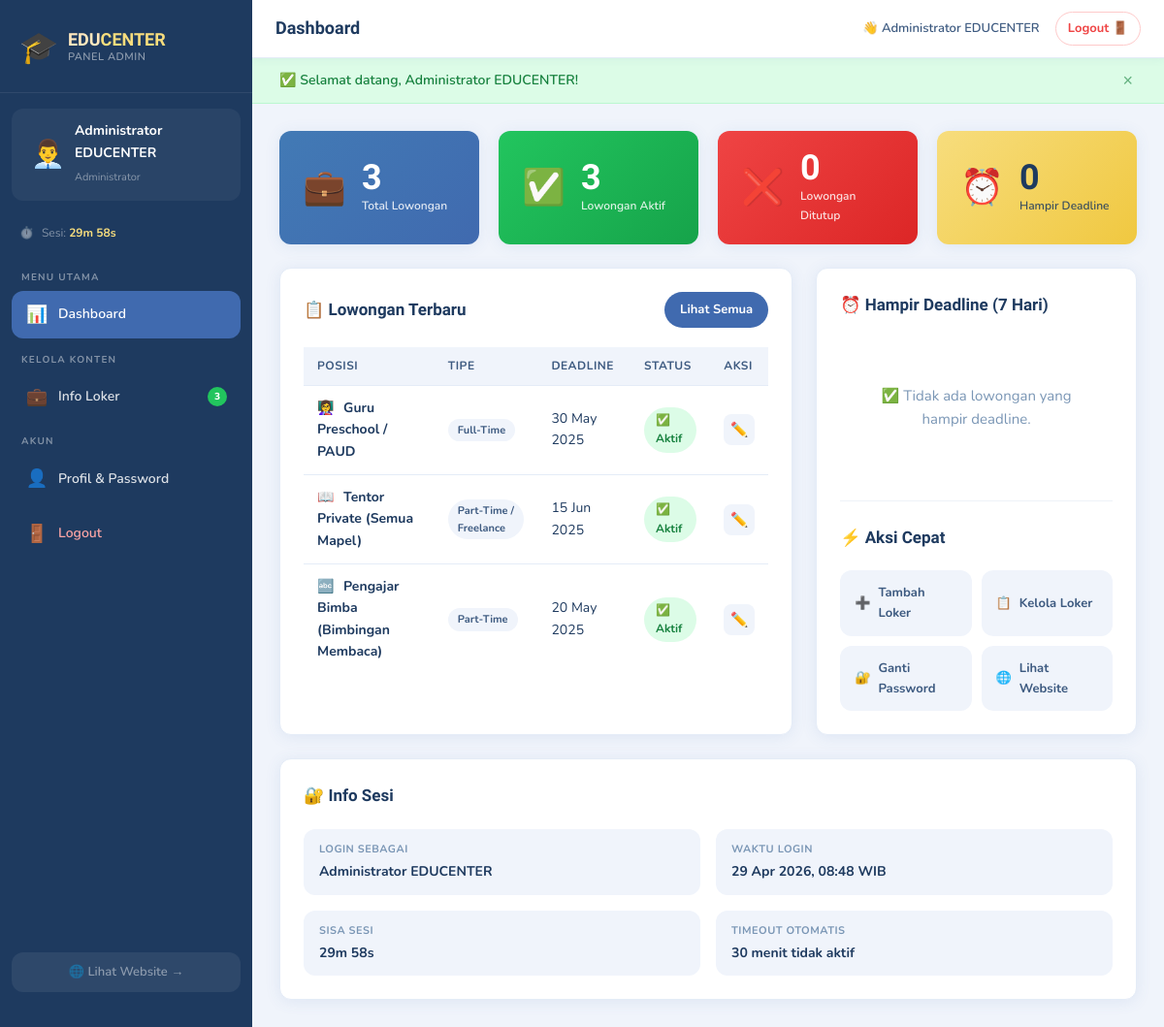
Page /admin/dashboard.php (signed in) on the committed database.
### tables this page shows
CREATE TABLE IF NOT EXISTS `loker` (
  `id`           INT UNSIGNED    NOT NULL AUTO_INCREMENT,
  `icon`         VARCHAR(10)     NOT NULL DEFAULT '💼',
  `posisi`       VARCHAR(200)    NOT NULL,
  `tipe`         VARCHAR(100)    NOT NULL COMMENT 'Full-Time / Part-Time / Freelance',
  `lokasi`       VARCHAR(100)    NOT NULL COMMENT 'On-site / Remote / Hybrid',
  `gaji`         VARCHAR(100)    NOT NULL DEFAULT 'Nego',
  `status`       ENUM('open','close') NOT NULL DEFAULT 'open',
  `deadline`     DATE            NOT NULL,
  `deskripsi`    TEXT            NOT NULL,
  `kualifikasi`  TEXT            NOT NULL COMMENT 'JSON array of strings',
  `created_at`   DATETIME        NOT NULL DEFAULT CURRENT_TIMESTAMP,
  `updated_at`   DATETIME        NOT NULL DEFAULT CURRENT_TIMESTAMP ON UPDATE CURRENT_TIMESTAMP,
  PRIMARY KEY (`id`)
);

### admin/config.php (called while the page is built, shortened)
<?php
function getDB(): PDO {
    static $pdo = null;
    if ($pdo === null) {
        try {
            $dsn = 'mysql:host=' . DB_HOST . ';dbname=' . DB_NAME . ';charset=' . DB_CHARSET;
            $pdo = new PDO($dsn, DB_USER, DB_PASS, [
                PDO::ATTR_ERRMODE            => PDO::ERRMODE_EXCEPTION,
                PDO::ATTR_DEFAULT_FETCH_MODE => PDO::FETCH_ASSOC,
                PDO::ATTR_EMULATE_PREPARES   => false,
            ]);
        } catch (PDOException $e) {
            die(json_encode(['error' => 'Koneksi database gagal. Periksa konfigurasi DB.']));
        }
    }
    return $pdo;
}
function e(string $str): string {
    return htmlspecialchars($str, ENT_QUOTES, 'UTF-8');
}
function getFlash(): ?array {
    if (!empty($_SESSION['flash'])) {
        $flash = $_SESSION['flash'];
        return $flash;
    }
    return null;
}

### admin/dashboard.php (the view, shortened to what this page needs)
<?php
require_once 'config.php';
$admin_page = 'dashboard';
$page_title = 'Dashboard';
try {
    $db = getDB();
    $total_loker  = $db->query("SELECT COUNT(*) FROM loker")->fetchColumn();
    $loker_open   = $db->query("SELECT COUNT(*) FROM loker WHERE status = 'open'")->fetchColumn();
    $loker_close  = $db->query("SELECT COUNT(*) FROM loker WHERE status = 'close'")->fetchColumn();
    $recent = $db->query("SELECT * FROM loker ORDER BY created_at DESC LIMIT 5")->fetchAll();
    $soon_expire = $db->query(
        "SELECT * FROM loker WHERE status = 'open' AND deadline BETWEEN CURDATE() AND DATE_ADD(CURDATE(), INTERVAL 7 DAY) ORDER BY deadline ASC"
    )->fetchAll();
} catch (PDOException $e) {
    $total_loker = $loker_open = $loker_close = 0;
    $recent = $soon_expire = [];
}
include 'includes/admin_header.php';
?>
<div class="stats-grid">
  <div class="stat-card stat-blue">
    <div class="stat-card-icon">💼</div>
    <div class="stat-card-info">
      <div class="stat-card-num"><?php echo $total_loker; ?></div>
      <div class="stat-card-label">Total Lowongan</div>
    </div>
  </div>
  <div class="stat-card stat-green">
    <div class="stat-card-icon">✅</div>
    <div class="stat-card-info">
      <div class="stat-card-num"><?php echo $loker_open; ?></div>
      <div class="stat-card-label">Lowongan Aktif</div>
    </div>
  </div>
  <div class="stat-card stat-red">
    <div class="stat-card-icon">❌</div>
    <div class="stat-card-info">
      <div class="stat-card-num"><?php echo $loker_close; ?></div>
      <div class="stat-card-label">Lowongan Ditutup</div>
    </div>
  </div>
  <div class="stat-card stat-yellow">
    <div class="stat-card-icon">⏰</div>
    <div class="stat-card-info">
      <div class="stat-card-num"><?php echo count($soon_expire); ?></div>
      <div class="stat-card-label">Hampir Deadline</div>
    </div>
  </div>
</div>
<div class="dashboard-grid">
  <div class="admin-card">
    <div class="card-header">
      <h3>📋 Lowongan Terbaru</h3>
      <a href="loker.php" class="btn-sm btn-primary-sm">Lihat Semua</a>
    </div>
    <?php if (empty($recent)): ?>
      <div class="empty-state">Belum ada data lowongan.</div>
    <?php else: ?>
    <div class="table-wrap">
      <table class="admin-table">
        <thead>
          <tr>
            <th>Posisi</th>
            <th>Tipe</th>
            <th>Deadline</th>
            <th>Status</th>
            <th>Aksi</th>
          </tr>
        </thead>
        <tbody>
          <?php foreach ($recent as $row): ?>
          <tr>
            <td>
              <span style="margin-right:6px;"><?php echo e($row['icon']); ?></span>
              <strong><?php echo e($row['posisi']); ?></strong>
            </td>
            <td><span class="tag"><?php echo e($row['tipe']); ?></span></td>
            <td><?php echo date('d M Y', strtotime($row['deadline'])); ?></td>
            <td>
              <span class="status-badge <?php echo $row['status'] === 'open' ? 'badge-open' : 'badge-close'; ?>">
                <?php echo $row['status'] === 'open' ? '✅ Aktif' : '❌ Tutup'; ?>
              </span>
            </td>
            <td>
              <a href="loker_edit.php?id=<?php echo $row['id']; ?>" class="btn-icon" title="Edit">✏️</a>
            </td>
          </tr>
          <?php endforeach; ?>
        </tbody>
      </table>
    </div>
    <?php endif; ?>
  </div>
  <div class="admin-card">
    <div class="card-header">
      <h3>⏰ Hampir Deadline (7 Hari)</h3>
    </div>
    <?php if (empty($soon_expire)): ?>
      <div class="empty-state">✅ Tidak ada lowongan yang hampir deadline.</div>
    <?php endif; ?>
    <div class="card-header" style="margin-top:24px; padding-top:24px; border-top:1px solid #eef2f8;">
      <h3>⚡ Aksi Cepat</h3>
    </div>
    <div class="quick-actions">
      <a href="loker_add.php" class="quick-btn">
        <span>➕</span> Tambah Loker
      </a>
      <a href="loker.php" class="quick-btn">
        <span>📋</span> Kelola Loker
      </a>
      <a href="profile.php" class="quick-btn">
        <span>🔐</span> Ganti Password
      </a>
      <a href="../index.php" class="quick-btn" target="_blank">
        <span>🌐</span> Lihat Website
      </a>
    </div>
  </div>
</div>
<div class="admin-card" style="margin-top:0;">
  <div class="card-header">
    <h3>🔐 Info Sesi</h3>
  </div>
  <div class="session-info-grid">
    <div class="session-info-item">
      <span class="si-label">Login sebagai</span>
      <span class="si-value"><?php echo e($_SESSION['admin_nama']); ?></span>
    </div>
    <div class="session-info-item">
      <span class="si-label">Waktu login</span>
      <span class="si-value"><?php echo date('d M Y, H:i', $_SESSION['login_time'] ?? time()); ?> WIB</span>
    </div>
    <div class="session-info-item">
      <span class="si-label">Sisa sesi</span>
      <span class="si-value" id="sessionRemaining"><?php echo sessionTimeLeft(); ?> menit</span>
    </div>
    <div class="session-info-item">
      <span class="si-label">Timeout otomatis</span>
      <span class="si-value">30 menit tidak aktif</span>
    </div>
  </div>
</div>
<?php include 'includes/admin_footer.php'; ?>

### admin/includes/admin_header.php (shortened to what this page needs)
<!DOCTYPE html>
<html lang="id">
<head>
  <link rel="stylesheet" href="../assets/css/style.css">
  <link rel="stylesheet" href="assets/admin.css">
</head>
<body class="admin-body">
<aside class="admin-sidebar" id="adminSidebar">
  <div class="sidebar-logo">
    <span class="logo-icon">🎓</span>
    <div>
      <div class="logo-text" style="font-size:18px;">
        <span class="logo-edu">EDU</span><span class="logo-center">CENTER</span>
      </div>
      <div style="font-size:11px; color:rgba(255,255,255,0.5); font-weight:600; letter-spacing:.5px;">PANEL ADMIN</div>
    </div>
  </div>
  <div class="sidebar-user">
    <div class="sidebar-avatar">👨‍💼</div>
    <div class="sidebar-user-info">
      <strong><?php echo e($_SESSION['admin_nama'] ?? 'Admin'); ?></strong>
      <span>Administrator</span>
    </div>
  </div>
  <div class="session-timer" id="sessionTimer">
    <span class="timer-icon">⏱️</span>
    <span>Sesi: <strong id="timerDisplay"><?php echo sessionTimeLeft(); ?> mnt</strong></span>
  </div>
  <nav class="sidebar-nav">
    <div class="nav-section-label">Menu Utama</div>
    <a href="dashboard.php"
       class="sidebar-link <?php echo ($admin_page ?? '') === 'dashboard' ? 'active' : ''; ?>">
      <span class="link-icon">📊</span> Dashboard
    </a>
    <div class="nav-section-label">Kelola Konten</div>
    <a href="loker.php"
       class="sidebar-link <?php echo ($admin_page ?? '') === 'loker' ? 'active' : ''; ?>">
      <span class="link-icon">💼</span> Info Loker
      <?php
        try {
          $cnt = getDB()->query("SELECT COUNT(*) FROM loker WHERE status='open'")->fetchColumn();
          if ($cnt > 0) echo '<span class="link-badge">' . $cnt . '</span>';
        } catch(Exception $e) {}
      ?>
    </a>
    <div class="nav-section-label">Akun</div>
    <a href="profile.php"
       class="sidebar-link <?php echo ($admin_page ?? '') === 'profile' ? 'active' : ''; ?>">
      <span class="link-icon">👤</span> Profil & Password
    </a>
    <a href="logout.php" class="sidebar-link sidebar-logout">
      <span class="link-icon">🚪</span> Logout
    </a>
  </nav>
  <a href="../index.php" class="sidebar-web-link" target="_blank">
    🌐 Lihat Website →
  </a>
</aside>
<div class="admin-main">
  <header class="admin-topbar">
    <div class="topbar-title"><?php echo isset($page_title) ? e($page_title) : 'Dashboard'; ?></div>
    <div class="topbar-right">
      <span class="topbar-user">👋 <?php echo e($_SESSION['admin_nama'] ?? 'Admin'); ?></span>
      <a href="logout.php" class="topbar-logout">Logout 🚪</a>
    </div>
  </header>
  <?php $flash = getFlash(); if ($flash): ?>
  <div class="flash-message flash-<?php echo e($flash['type']); ?>" id="flashMsg">
    <?php echo $flash['type'] === 'success' ? '✅' : '⚠️'; ?>
    <?php echo e($flash['msg']); ?>
    <button class="flash-close" onclick="this.parentElement.remove()">×</button>
  </div>
  <?php endif; ?>
  <main class="admin-content">

### admin/includes/admin_footer.php (shortened to what this page needs)
  </main>
</div>
</body>
</html>

### assets/css/style.css (style rules this page uses)
:root { --blue-mid: #427ab5; --blue-deep: #406aaf; --yellow: #f7dd7d; --cream: #ffe8be; --blue-light: #5a8ec9; --blue-dark: #2d5280; --yellow-deep: #f0c840; --cream-dark: #f5d9a0; --white: #ffffff; --text-dark: #1e3a5f; --text-mid: #3d5a80; --text-light: #6b8cae; --bg-light: #f0f6ff; --shadow: rgba(64, 106, 175, 0.15); --shadow-deep: rgba(64, 106, 175, 0.3); --font-display: 'Baloo 2', cursive; --font-body: 'Nunito', sans-serif; --section-py: 80px; --container: 1200px; --radius-sm: 8px; --radius-md: 16px; --radius-lg: 24px; --radius-xl: 32px; --radius-full: 9999px; --trans-fast: 0.2s ease; --trans-mid: 0.35s cubic-bezier(0.34, 1.56, 0.64, 1); --trans-slow: 0.5s ease; }
*, *::before, *::after { box-sizing: border-box; margin: 0; padding: 0; }
html { scroll-behavior: smooth; }
body { font-family: var(--font-body); background-color: var(--white); color: var(--text-dark); line-height: 1.6; overflow-x: hidden; cursor: none; }
a { text-decoration: none; color: inherit; }
.logo-icon { font-size: 32px; }
.logo-text { font-family: var(--font-display); font-size: 22px; font-weight: 800; line-height: 1; }
.logo-edu { color: var(--blue-deep); }
.logo-center { color: var(--yellow-deep); }

### rows in the picture
loker: icon "👩‍🏫", posisi "Guru Preschool / PAUD", tipe "Full-Time", deadline "30 May 2025", status "✅ Aktif"
loker: icon "📖", posisi "Tentor Private (Semua Mapel)", tipe "Part-Time / Freelance", deadline "15 Jun 2025", status "✅ Aktif"
loker: icon "🔤", posisi "Pengajar Bimba (Bimbingan Membaca)", tipe "Part-Time", deadline "20 May 2025", status "✅ Aktif"

### other values in the picture
$_SESSION['admin_nama'] "Administrator EDUCENTER"
$cnt "3"
$page_title "Dashboard"
$flash['msg'] "Selamat datang, Administrator EDUCENTER!"
$total_loker "3"
$loker_open "3"
$loker_close "0"
count($soon_expire) "0"
